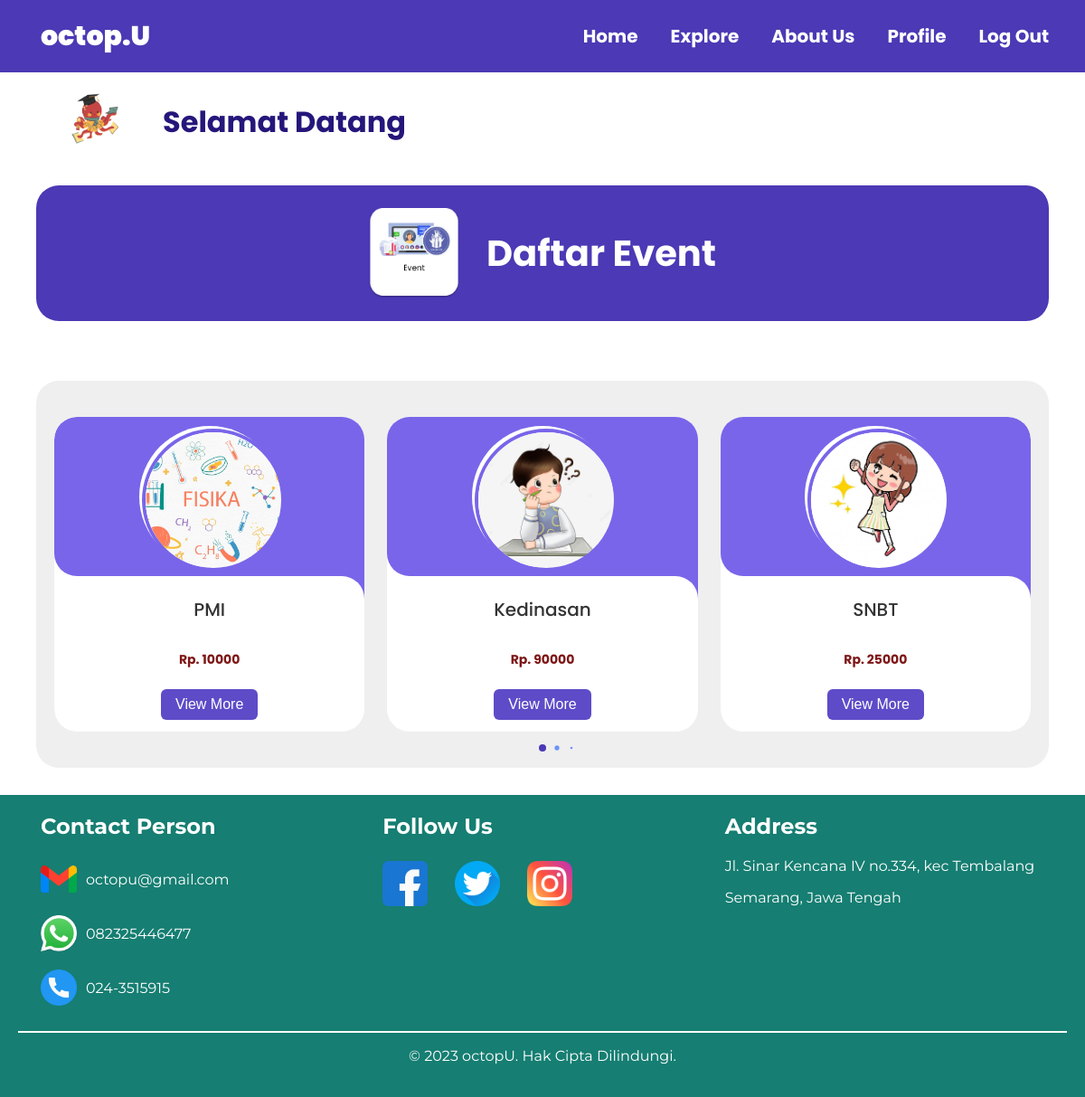
/octopuKons/event-next.php, run on the app's committed database.
### tables this page shows
CREATE TABLE `tb_jenis_event` (
  `jenis_id` int(11) NOT NULL,
  `event_id` int(11) NOT NULL,
  `jenis_nama` varchar(50) NOT NULL,
  `jenis_harga` int(50) NOT NULL,
  `jenis_desk` varchar(500) NOT NULL,
  `jenis_gambar` varchar(200) NOT NULL,
  `jenis_status` tinyint(1) NOT NULL,
  `jenis_tgl` timestamp NOT NULL DEFAULT current_timestamp() ON UPDATE current_timestamp()
);

### octopuKons/event-next.php (the view, shortened to what this page needs)
<?php
include 'connect1.php';
?>
<!DOCTYPE html>
<html lang="en">
<head>
    <link rel="stylesheet" href="css/swiper-bundle.min.css" />
    <link rel="stylesheet" href="https://cdn.jsdelivr.net/npm/swiper@9/swiper-bundle.min.css" />
    <link rel="stylesheet" href="try.css" />
</head>
<body>
    <div class="main">
        <div class="navbar">
            <div class="logo">
                <a href="index.html"><b>octop.U</b></a>
            </div>
            <ul class="menu">
                <li><a href="index.html">Home</a></li>
                <li class="dropdown">
                    <a href="#" class="dropbtn">Explore</a>
                </li>
                <li><a href="index.html">About Us</a></li>
                <li><a href="editprofile.php">Profile</a></li>
                <li><a href="logout.php">Log Out</a></li>
            </ul>
        </div>
        <div class="content">
            <div class="username">
                <img src="image/octopu.png" alt="" width="90px" />
                <div class="h1" style="color: #25167b; margin-left: 20px">
                    Selamat Datang
                </div>
            </div>
            <div class="title-slearning">
                <img src="image/event.png" alt="" class="img-self" width="100px" height="100px" />
                Daftar Event
            </div>
            <div class="title-materi" style="color: white;">
                <h6>Webinar</h6>
            </div>
            <div class="slide">
                <div class="slide-container swiper">
                    <div class="slide-content">
                        <div class="card-wrapper swiper-wrapper">
                            <?php
                $query = mysqli_query($connection,"SELECT * FROM tb_jenis_event WHERE jenis_status = 1 $where ORDER BY jenis_id DESC ");
                while ($row = mysqli_fetch_array($query)) {
                ?>
                            <div class="card swiper-slide">
                                <div class="image-content">
                                    <div class="card-image">
                                        <img src="../event/<?php echo $row['jenis_gambar']; ?>" alt=""
                                            class="card-img" />
                                    </div>
                                </div>
                                <div class="card-content">
                                    <h2 class="name"><?php echo $row['jenis_nama']; ?></h2>
                                    <p class="description">
                                        <b>Rp. <?php echo $row['jenis_harga']; ?> </b>
                                    </p>
                                    <button class="button">
                                        <a href="detailevent.php?id=<?php echo $row['jenis_id']?>"
                                            style="color: white;">View More </a>
                                    </button>
                                </div>
                            </div>
                            <?php
                }
                ?>
                        </div>
                    </div>
                    <div class="swiper-pagination"></div>
                </div>
            </div>
        </div>
    </div>
    <footer>
        <div class="container">
            <div class="contact-info">
                <h3 class="conperson">Contact Person</h3>
                <div class="gmail">
                    <img src="image/gmail.png" alt="" width="40px" style="margin-right: 10px" />
                    octopu@gmail.com
                </div>
                <div class="whatsapp">
                    <img src="image/whatsapp.png" alt="" width="40px" style="margin-right: 10px" />
                    082325446477
                </div>
                <div class="phone">
                    <img src="image/call.png" alt="" width="40px" style="margin-right: 10px" />
                    024-3515915
                </div>
            </div>
            <div class="social-media">
                <h3 class="followus">Follow Us</h3>
                <ul>
                    <li>
                        <a href="#"><img src="image/facebook.png" alt="Facebook" /></a>
                    </li>
                    <li>
                        <a href="#"><img src="image/twiter.png" alt="Twitter" /></a>
                    </li>
                    <li>
                        <a href="#"><img src="image/instagram.png" alt="Instagram" /></a>
                    </li>
                </ul>
            </div>
            <div class="address">
                <h3 class="address">Address</h3>
                <p>Jl. Sinar Kencana IV no.334, kec Tembalang</p>
                <p>Semarang, Jawa Tengah</p>
            </div>
        </div>
        <div class="copyright" style="text-align: center">
            <hr class="hr-copyright" />
            <p>&copy; 2023 octopU. Hak Cipta Dilindungi.</p>
        </div>
    </footer>
</body>
</html>

### octopuKons/try.css (style rules this page uses)
body { margin: 0; padding: 0; font-family: 'Poppins', sans-serif; }
.main { min-height: 100vh; display: flex; align-items: center; justify-content: center; background-color: white; margin: 10px; }
a { text-decoration: none; }
.navbar { position: fixed; top: 0; left: 0; width: 100%; height: 60px; background-color: #4b39b5; display: flex; align-items: center; justify-content: space-between; padding: 10px 20px; z-index: 999; }
.menu li { font-weight: bold; font-size: 20px; }
ul.menu li a { display: block; color: white; padding: 8px 16px; text-decoration: none; }
.logo b { height: 40px; font-size: 30px; font-weight: 900; font-family: 'Poppins', sans-serif; color: white; margin-left: 25px; }
.menu { list-style: none; display: flex; align-items: center; margin-right: 20px; }
.menu li { margin-right: 4px; }
.menu li a { text-decoration: none; color: white; font-weight: bold; }
.navbar .menu { padding: 20px; }
.content { margin-top: 60px; margin-left: auto; margin-right: auto; padding: 20px; justify-content: center; align-items: center; }
.username { top: auto; margin-bottom: 25px; font-weight: bold; display: flex; flex-direction: row; align-items: center; font-size: 32px; }
.username img { padding: 0; margin-left: 20px; margin-right: 10px; }
.title-slearning { display: flex; align-items: center; justify-content: center; font-size: 40px; font-weight: bold; background-color: #4b39b5; padding: 25px 0; color: white; border-radius: 25px 25px 25px 25px }
.title-slearning img { margin-right: 30px; }
.slide { margin: 0; padding: 0; box-sizing: border-box; font-family: 'Poppins', sans-serif; }
.slide-container { max-width: 1120px; width: 100%; background-color: #efefef; padding: 40px 0; border-radius: 25px; }
.slide-content { margin: 0 20px; overflow: hidden; border-radius: 25px; }
.card { border-radius: 25px; background-color: #fff; width: 50px; }
.image-content, .card-content { display: flex; flex-direction: column; align-items: center; padding: 5px 10px; }
.image-content { position: relative; row-gap: 5px; padding: 10px 0; }
.card-image { position: relative; height: 150px; width: 150px; border-radius: 50%; background: #fff; padding: 3px; }
.card-image .card-img { height: 100%; width: 100%; object-fit: cover; border-radius: 50%; border: 4px solid #7965ea; }
.name { font-size: 20px; font-weight: 500; color: #333; }
.description { font-size: 14px; color: #7e1616; text-align: center; }
.button { border: none; font-size: 16px; color: #fff; padding: 8px 16px; background-color: #5e4bc8; border-radius: 6px; margin: 8px; cursor: pointer; transition: all 0.3s ease; }
.swiper-pagination { margin: 10px 0; }
.slide-container.swiper { display: flex; justify-content: center; align-items: center; }
footer { background-color: #167E72; padding: 20px; font-family: 'Montserrat', sans-serif; color: white; margin-bottom: 0; }
.container { display: flex; flex-wrap: wrap; justify-content: space-between; }
.contact-info { margin-left: 25px; }
.container h3 { font-size: 24px; font-weight: bold; }
.contact-info, .social-media, .address { flex: 1 1 300px; margin-bottom: 20px; }
.contact-info h3, .social-media h3, .address h3 { margin-top: 0; }
.social-media ul { list-style: none; padding: 0; display: flex; }
.social-media ul li { margin-right: 30px; }
.social-media ul li img { height: 50px; }
.whatsapp { margin-top: 20px; margin-right: 10px; }
.phone { margin-top: 20px; margin-right: 10px; }
.gmail { display: flex; align-items: center; }
.gmail img { margin-right: 20px; }
.whatsapp { display: flex; align-items: center; }
.whatsapp img { margin-right: 20px; }
.phone { display: flex; align-items: center; }
.phone img { margin-right: 20px; }
.hr-copyright { border: 1px solid white; }

### data on the page
tb_jenis_event: jenis_gambar (picture), jenis_nama "PMI", jenis_harga "10000"
tb_jenis_event: jenis_gambar (picture), jenis_nama "Kedinasan", jenis_harga "90000"
tb_jenis_event: jenis_gambar (picture), jenis_nama "SNBT", jenis_harga "25000"
